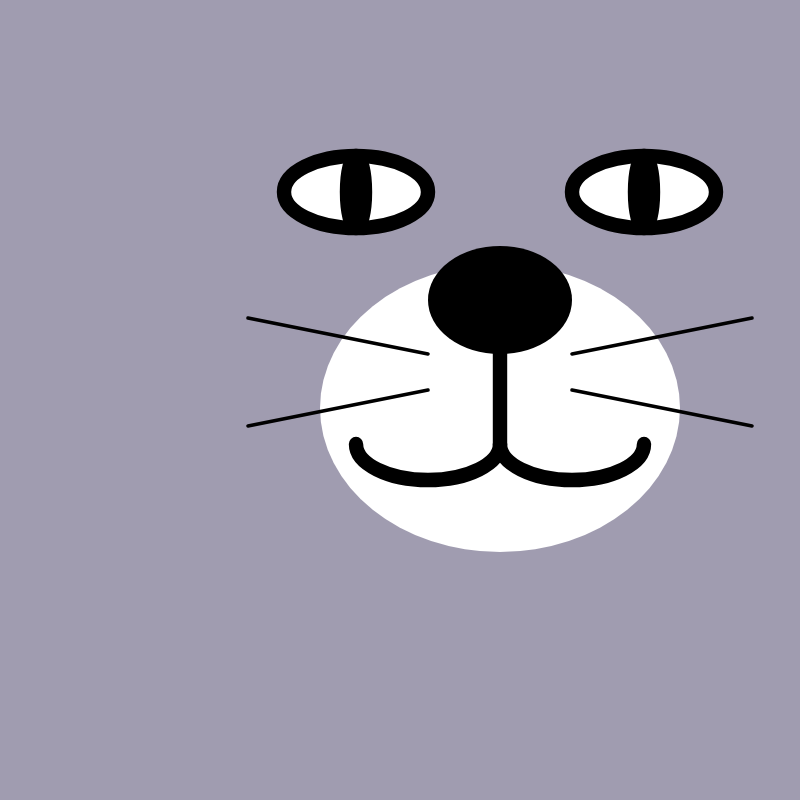
Frame 1 (no input)
Frame 60 (no input): identical to frame 1, image omitted
Frame 120 (the mouse pressed at the canvas centre since frame 60): identical to frame 1, image omitted

The p5.js sketch that drew this single still picture (run headless with seeded random() and noise() and a simulated clock; from frame 60 on, the mouse is pressed at the canvas centre):

// p5.js sketch
// ── sketch.js

/*
function setup() {
  createCanvas(800, 800);
}

function draw() {
  background('#A09CB0');

  noStroke();
  fill(255);
  ellipse(400, 400+60, 200, 160);
  //nose
  fill(0);
  ellipse(400, 400, 80, 60);
  //mouth
  noFill();
  stroke(0);
  strokeWeight(8);
  line(400, 400, 400, 400+80);
  arc(400-40, 400+80, 80, 40, 0, PI);
  arc(400+40, 400+80, 80, 40, 0, PI);
  //eyes
  fill(255);
  ellipse(400-80, 400-60, 80, 40);
  ellipse(400+80, 400-60, 80, 40);
  //pupils
  fill(0);
  ellipse(400-80, 400-60, 10, 40);
  ellipse(400+80, 400-60, 10, 40);
  //whiskers
  noFill();
  stroke(0);
  strokeWeight(2);
  line(400-140, 400+10, 400-40, 400+30);
  line(400-140, 400+70, 400-40, 400+50);
  line(400+140, 400+10, 400+40, 400+30);
  line(400+140, 400+70, 400+40, 400+50);

}
*/

const centerX = 500;
const centerY = 300;
const sizeRate = 1.8;

function setup() {
  createCanvas(800, 800);
}

function draw() {
  background('#A09CB0');

  noStroke();
  fill(255);
  ellipse(centerX, centerY+60*sizeRate, 200*sizeRate, 160*sizeRate);
  //nose
  fill(0);
  ellipse(centerX, centerY, 80*sizeRate, 60*sizeRate);
  //mouth
  noFill();
  stroke(0);
  strokeWeight(8*sizeRate);
  line(centerX, centerY, centerX, centerY+80*sizeRate);
  arc(centerX-40*sizeRate, centerY+80*sizeRate, 80*sizeRate, 40*sizeRate, 0, PI);
  arc(centerX+40*sizeRate, centerY+80*sizeRate, 80*sizeRate, 40*sizeRate, 0, PI);
  //eyes
  fill(255);
  ellipse(centerX-80*sizeRate, centerY-60*sizeRate, 80*sizeRate, 40*sizeRate);
  ellipse(centerX+80*sizeRate, centerY-60*sizeRate, 80*sizeRate, 40*sizeRate);
  //pupils
  fill(0);
  ellipse(centerX-80*sizeRate, centerY-60*sizeRate, 10*sizeRate, 40*sizeRate);
  ellipse(centerX+80*sizeRate, centerY-60*sizeRate, 10*sizeRate, 40*sizeRate);
  //whiskers
  noFill();
  stroke(0);
  strokeWeight(2*sizeRate);
  line(centerX-140*sizeRate, centerY+10*sizeRate, centerX-40*sizeRate, centerY+30*sizeRate);
  line(centerX-140*sizeRate, centerY+70*sizeRate, centerX-40*sizeRate, centerY+50*sizeRate);
  line(centerX+140*sizeRate, centerY+10*sizeRate, centerX+40*sizeRate, centerY+30*sizeRate);
  line(centerX+140*sizeRate, centerY+70*sizeRate, centerX+40*sizeRate, centerY+50*sizeRate);

}
